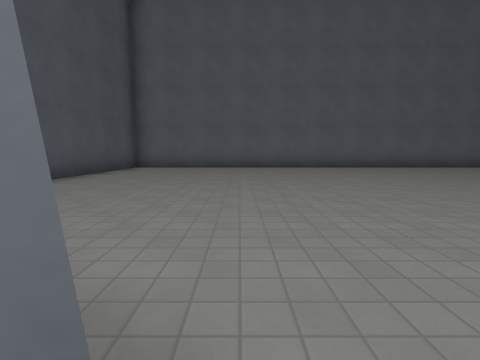
View 1 (above)

22 first-person views from a walk through a level from a Godot 3-D game. The camera is 1.2 m above the floor, tilts 6° down and sees 85° across. The floor is counted in squares, 2 m on a side. Each view is taken from the middle of a square. On the plan, view 1 faces up. The plan holds only what a view shows up to about 9 squares ahead; the rest is blank. The place goes on beyond the plan. Surface patterns are stand-ins for the level's own textures.

View 2
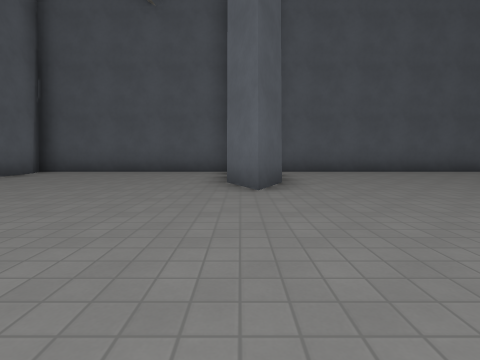

View 3
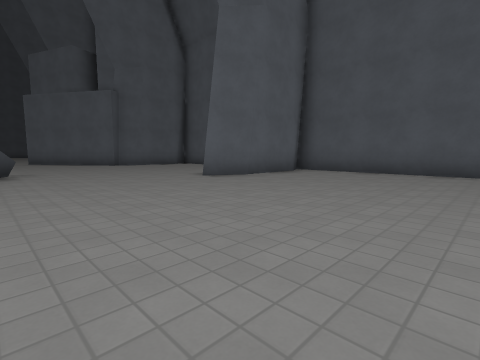

View 4
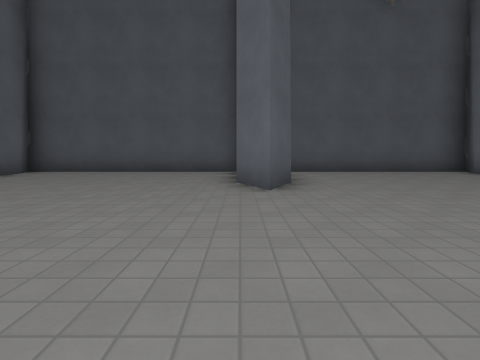

View 5
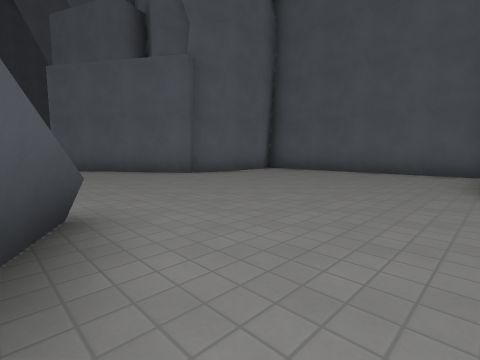

View 6
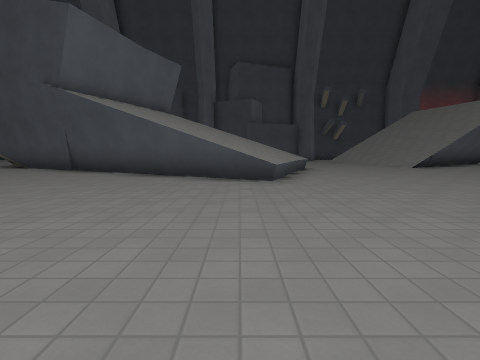

View 7
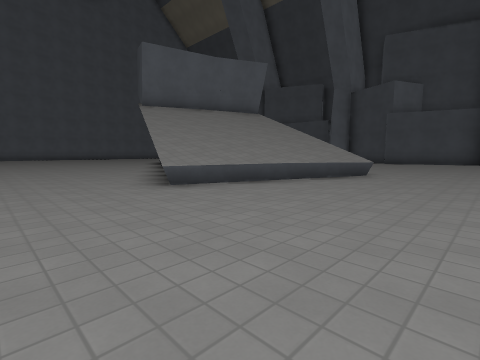

View 8
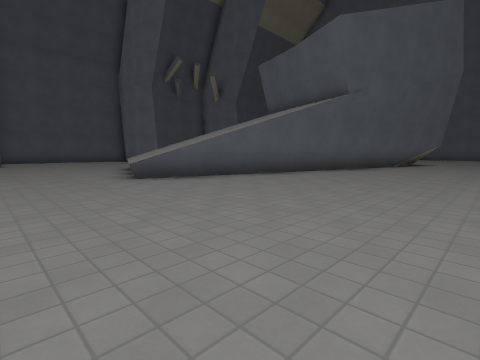

View 9
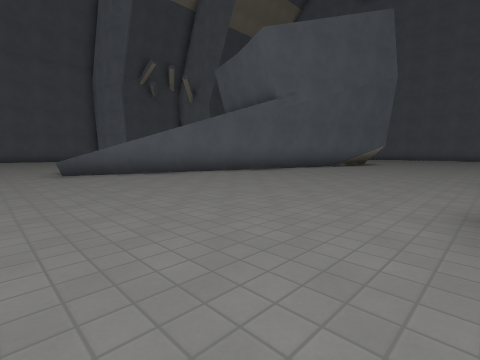

View 10
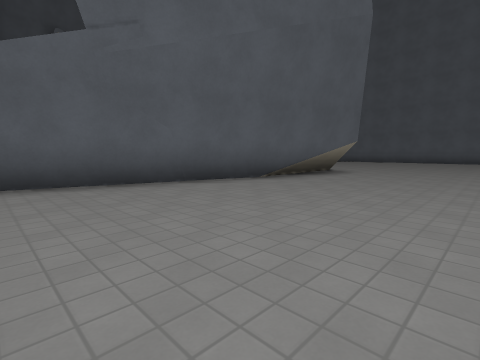

View 11
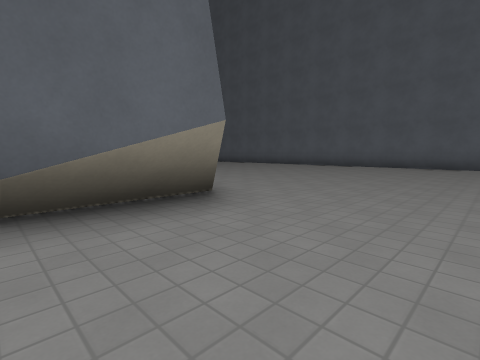

View 12
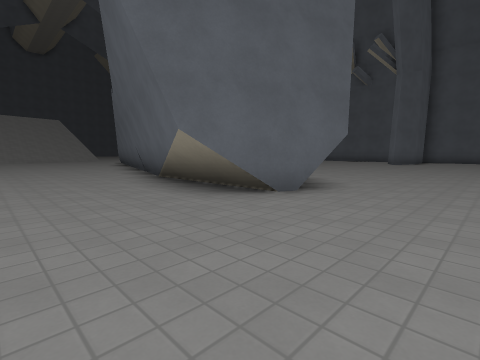

View 13
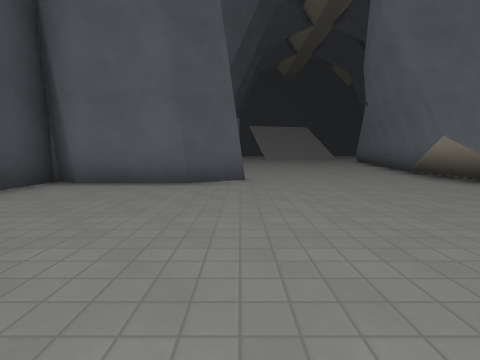

View 14
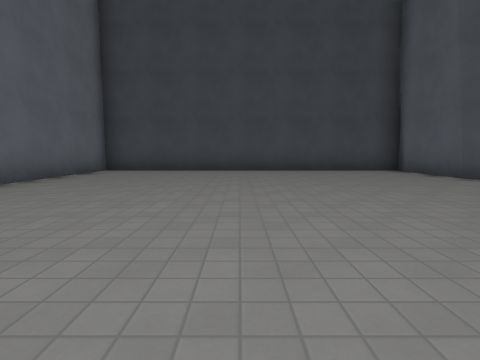

View 15
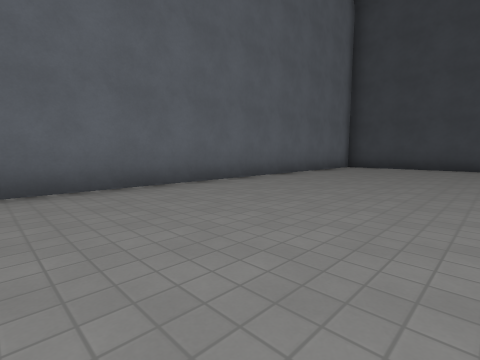

View 16
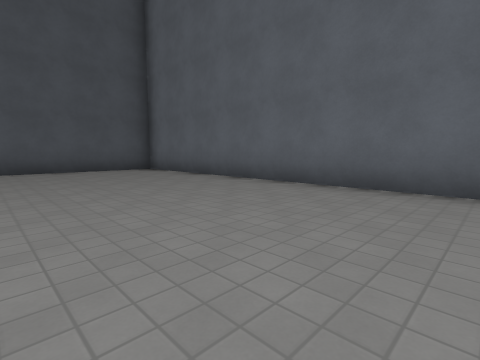

View 17
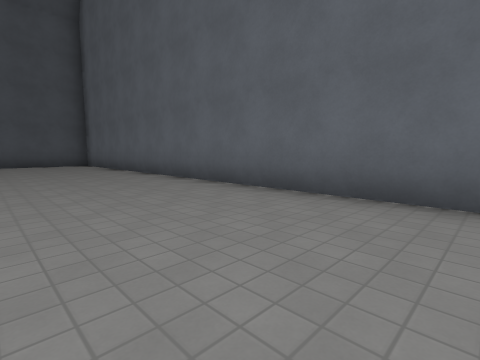

View 18
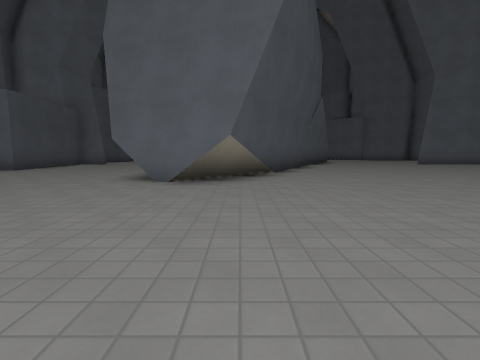

View 19
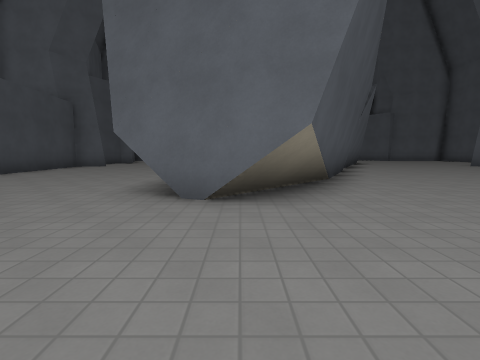

View 20
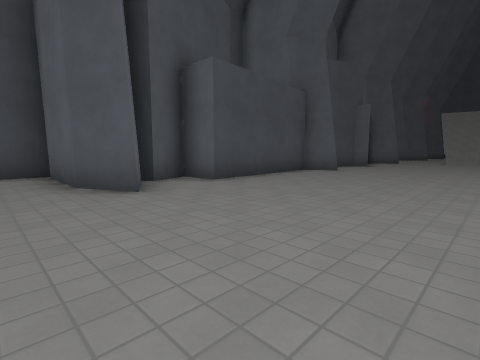

View 21
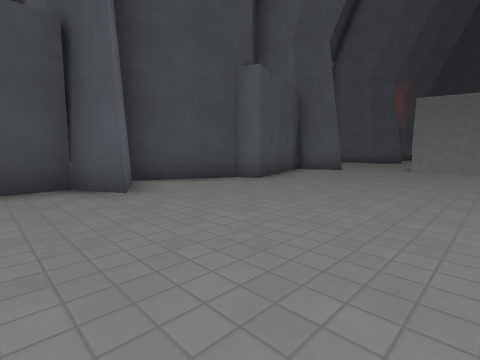

View 22
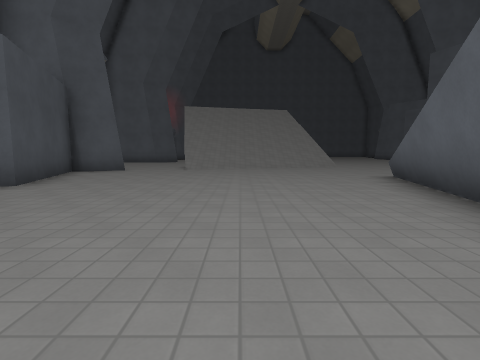

### Floor plan
Points are (right, up) in squares from view 1. A wall is a line through its corners. A room is listed if a view was taken in it or the views show most of it. See-through windows are left out.
Room 1 (views 1, 2, 3, 4, 5, 6, 7, 8, 9, 10, 11, 12, 13, 14, 15, 16, 17, 18, 19, 20, 21, 22)
walls: (6.4, -3.6) (9.1, 1.7); (9.2, 2) (11.9, 0.9); (11.7, 0.6) (8.3, -11.6); (-1.4, 0.9) (-0.2, 0.3) (-1.4, -0.3); (3.3, -9.7) (9.1, 1.1); (17.1, -0.3) (15.9, 0.3) (17.1, 0.8) (19.3, 0.8); (-3.5, -0.3) (-4.2, 0) (-4.2, -6.2) (-3.6, -6) (-1.3, -6) (-0.2, -6.5) (-1.4, -7.1); (17.1, -7.1) (15.9, -6.5) (16.9, -6.1) (16.5, -1.7) (17.6, -1.6) (17.1, -0.6) (17.5, -0.4); (-4.2, -7) (-4.2, -13.6) (-3.6, -13.3) (-1.3, -13.3) (-0.6, -13.7); (19.8, 0.6) (19.8, 10.5) (-3.4, 10.5); (-0.4, -13.4) (0.3, -14.6); (-4.2, 9.8) (-4.2, 1.3); (15.9, -13.9) (17.3, -13.2) (16, -9.7) (16.5, -9.5) (17.6, -7.2)
low walls: (8.3, -11.6) (3.3, -9.7)

Where each view was taken, in squares from view 1:
view 1: 0 up, 0 right, facing up
view 2: 0 up, 4 right, facing left
view 3: 1 down, 4 right, facing down-left
view 4: 7 down, 4 right, facing left
view 5: 7 down, 4 right, facing down-left
view 6: 9 down, 2 left, facing right
view 7: 14 down, 1 right, facing up-right
view 8: 14 down, 14 right, facing up-left
view 9: 13 down, 16 right, facing up-left
view 10: 7 down, 15 right, facing up-left
view 11: 1 down, 14 right, facing up-left
view 12: 4 up, 14 right, facing down-left
view 13: 6 up, 16 right, facing down
view 14: 6 up, 11 right, facing right
view 15: 6 up, 9 right, facing up-right
view 16: 6 up, 5 right, facing up-left
view 17: 7 up, 9 right, facing up-left
view 18: 7 up, 9 right, facing down
view 19: 5 up, 10 right, facing down
view 20: 2 up, 12 right, facing down-right
view 21: 5 down, 12 right, facing down-right
view 22: 5 down, 12 right, facing down
